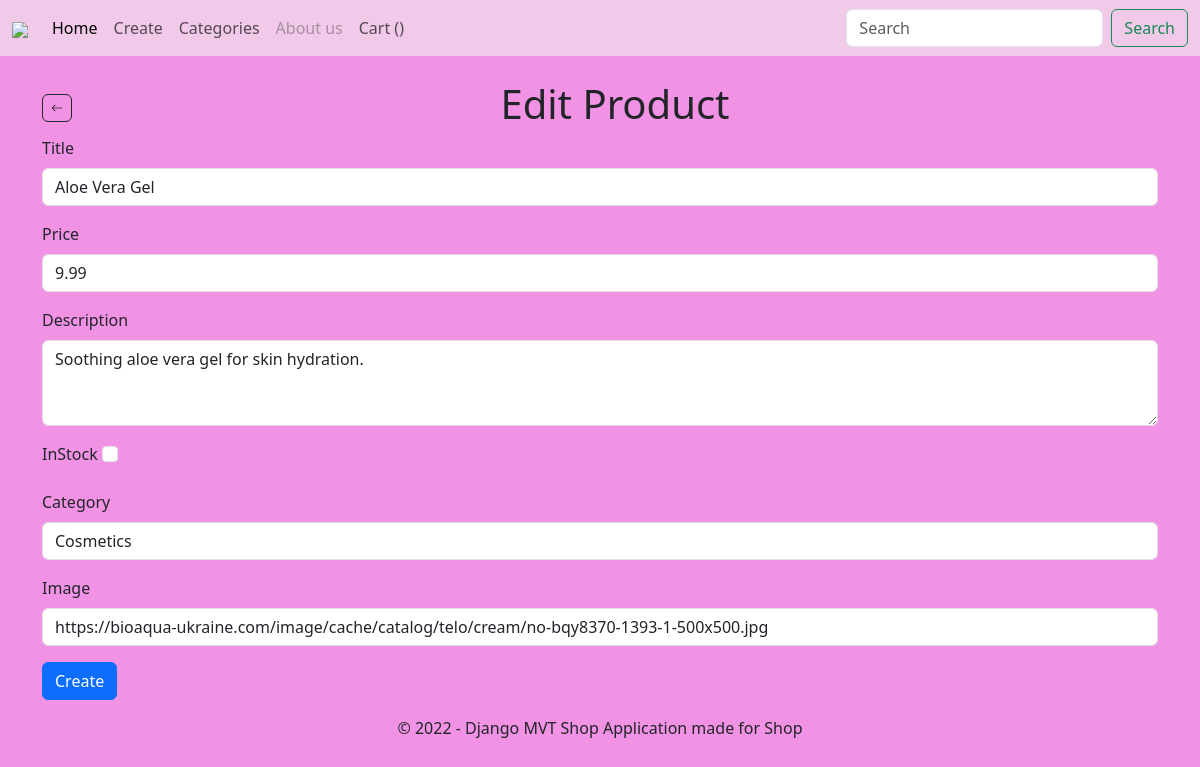
Before: /edit/2 with the older database file.
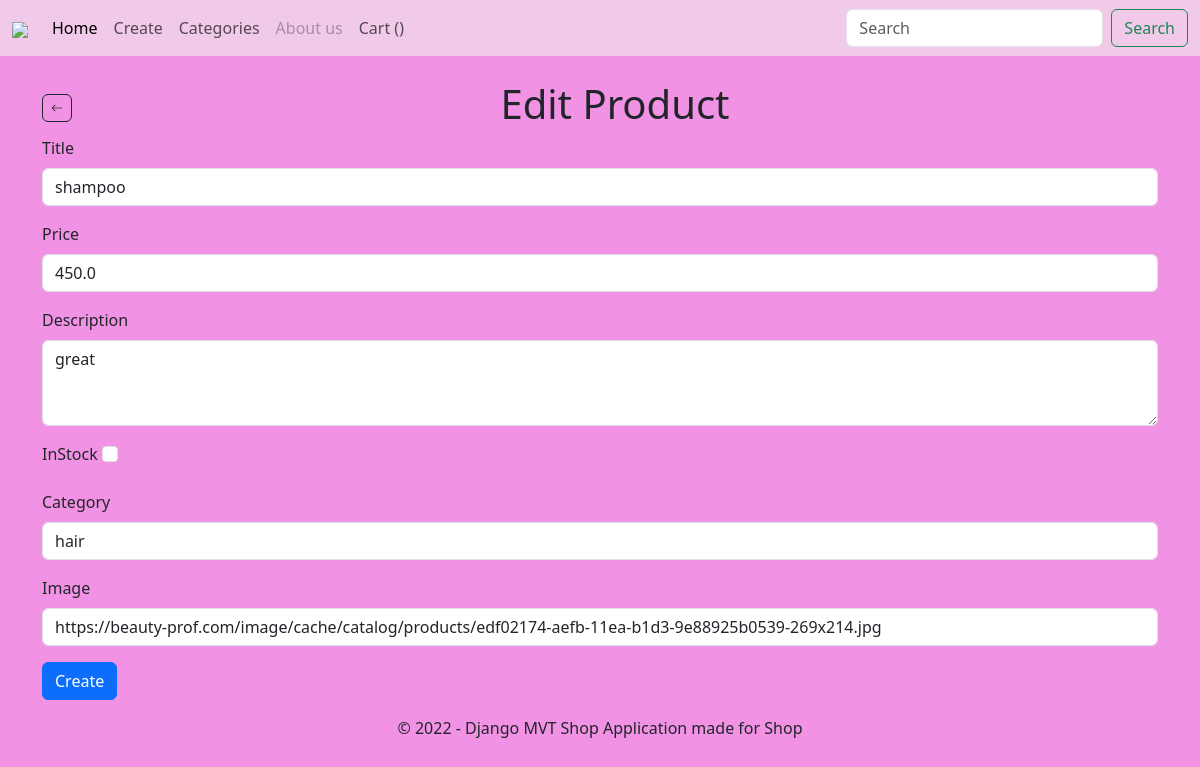
After: the same page with the newer database file.
### products/models.py (models this page shows, shortened)
class Product(models.Model):
    title= models.CharField(max_length=255)
    price = models.FloatField()
    category = models.CharField(max_length=255)
    createdAt = models.DateField(default=datetime.now)
    inStock = models.BooleanField(default=False)
    description = models.TextField(null=True)
    image = models.CharField(max_length=2083)

### products/views.py (the view)
# urls.py: path("edit/<int:id>", views.edit),
def edit(request, id):
    product = get_object_or_404(Product, id=id)
    if request.method == "GET":
        form = ProductForm(instance=product)
        return render(request, "edit.html", { "form": form })
    form = ProductForm(request.POST, instance=product)
    if form.is_valid():
        form.save()
        return redirect("/")
    return render(request, "edit.html", { "form": form })

### products/forms/forms.py
class ProductForm(forms.ModelForm):
    class Meta:
        model = Product
        fields = "__all__"
        exclude = ['createdAt']
        widgets = {
            "title": forms.TextInput(attrs={"class": "form-control", "placeholder": "Enter title"}),
            "price": forms.NumberInput(attrs={"class": "form-control", "placeholder": "Enter price"}),
            "category": forms.TextInput(attrs={"class": "form-control"}),
            "description": forms.Textarea(attrs={"class": "form-control", "rows": 3}),
            "image": forms.TextInput(attrs={"class": "form-control"}),
            "inStock": forms.CheckboxInput(attrs={"class": "form-check-input"})
        }

### products/templates/edit.html (shortened to what this page needs)
{% extends 'index.html' %}
{% block content %}
<div class="d-flex justify-content-between align-items-center">
    {% include 'components/back_btn.html' %}
    <h1>Edit Product</h1>
</div>
<form method="post">
    <div class="mb-3">
        <label class="form-label">{{form.title.label}}</label>
        {{form.title}}
    </div>
    <div class="mb-3">
        <label class="form-label">{{form.price.label}}</label>
        {{form.price}}
    </div>
    <div class="mb-3">
        <label class="form-label">{{form.description.label}}</label>
        {{form.description}}
    </div>
    <div class="mb-3">
        <label class="form-label">{{form.inStock.label}}</label>
        {{form.inStock}}
    </div>
    <div class="mb-3">
        <label class="form-label">{{form.category.label}}</label>
        {{form.category}}
    </div>
    <div class="mb-3">
        <label class="form-label">{{form.image.label}}</label>
        {{form.image}}
    </div>
    <div>
        <button type="submit" class="btn btn-primary">Create</button>
    </div>
</form>
{% endblock %}

### products/templates/index.html (shortened to what this page needs)
<!DOCTYPE html>
{% load static %}
<html lang="en">
<head>
  <link href="https://cdn.jsdelivr.net/npm/bootstrap@5.3.3/dist/css/bootstrap.min.css" rel="stylesheet"
>
  <link rel="stylesheet" href="https://cdn.jsdelivr.net/npm/bootstrap-icons@1.11.3/font/bootstrap-icons.min.css">
  <link rel="stylesheet" href="{% static 'style.css' %}">
</head>
<body style="background-color: rgb(241, 146, 229);">
  <nav class="navbar navbar-expand-lg mb-4" style="background-color: rgb(240, 202, 232);">
    <div class="container-fluid">
      <a class="navbar-brand" href="#"><img height="50"
          src="https://upload.wikimedia.org/wikipedia/commons/thumb/4/49/Flag_of_Ukraine.svg/1200px-Flag_of_Ukraine.svg.png"></a>
      <div class="collapse navbar-collapse" id="navbarSupportedContent">
        <ul class="navbar-nav me-auto mb-2 mb-lg-0">
          <li class="nav-item">
            <a class="nav-link active" aria-current="page" href="#">Home</a>
          </li>
          <li class="nav-item">
            <a class="nav-link" href="create/">Create</a>
          </li>
          <li class="nav-item">
            <a class="nav-link" href="#">Categories</a>
          </li>
          <li class="nav-item">
            <a class="nav-link disabled" aria-disabled="true">About us</a>
          </li>
          <li class="nav-item">
            <a class="nav-link" href="{% url 'cart' %}">Cart ({{ cart_item_count }})</a>
          </li>
        </ul>
        <form class="d-flex" role="search" method="get" action="{% url 'index' %}">
          <input class="form-control me-2" type="search" name="search" placeholder="Search" aria-label="Search" value="{{ search_query }}">
          <button class="btn btn-outline-success" type="submit">Search</button>
        </form>
      </div>
    </div>
  </nav>
  <div class="container">
    {% block content %}{% endblock %}
  </div>
  <footer class="text-center p-3">
    <p>&copy; 2022 - Django MVT Shop Application made for Shop</p>
</footer>
</body>
</html>

### products/templates/components/back_btn.html
<a href="{{request.META.HTTP_REFERER}}" class="btn btn-outline-dark"
    style="--bs-btn-padding-y: .25rem; --bs-btn-padding-x: .5rem; --bs-btn-font-size: .75rem;">
    <i class="bi bi-arrow-left"></i>
</a>

Changed rows visible on the page:
changed Product: title "Aloe Vera Gel" → "shampoo"; price "9.99" → "450.0"; description "Soothing aloe vera gel for skin hydration." → "great"; category "Cosmetics" → "hair"; image "https://bioaqua-ukraine.com/image/cache/catalog/telo/cream/no-bqy8370-1393-1-500x500.jpg" → "https://beauty-prof.com/image/cache/catalog/products/edf02174-aefb-11ea-b1d3-9e88925b0539-269x214.jpg"
